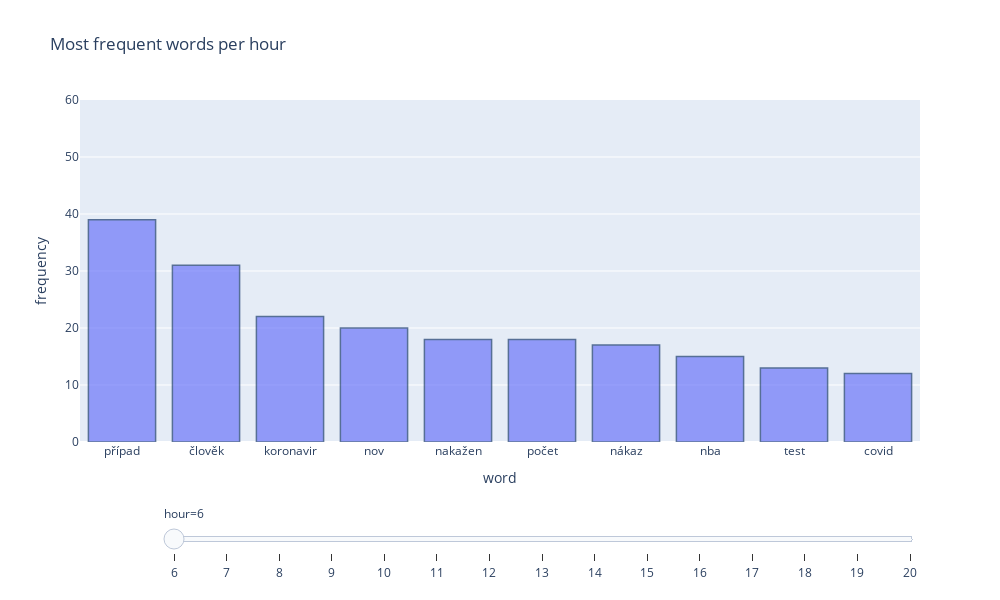

Notebook cell for this chart:
### Code cell
viz.hourly_words_barplot(hourly_df, y_range=[0, 60])

### Figure 1 — Plotly figure (JSON) as saved in the notebook; plotly's stock layout.template omitted (floating-point values rounded to 4 significant figures)
{"data": [{"alignmentgroup": "True", "hovertemplate": "hour=6<br>word=%{x}<br>frequency=%{y}<extra></extra>", "legendgroup": "", "marker": {"color": "#636efa", "line": {"color": "rgb(10, 45, 100)", "width": 1.5}, "pattern": {"shape": ""}}, "name": "", "offsetgroup": "", "opacity": 0.65, "orientation": "v", "showlegend": false, "textposition": "auto", "type": "bar", "x": ["případ", "člověk", "koronavir", "nov", "nakažen", "počet", "nákaz", "nba", "test", "covid"], "xaxis": "x", "y": [39, 31, 22, 20, 18, 18, 17, 15, 13, 12], "yaxis": "y"}], "layout": {"barmode": "relative", "height": 600, "legend": {"tracegroupgap": 0}, "sliders": [{"active": 0, "currentvalue": {"prefix": "hour="}, "len": 0.9, "pad": {"b": 10, "t": 60}, "steps": [{"args": [["6"], {"frame": {"duration": 0, "redraw": true}, "fromcurrent": true, "mode": "immediate", "transition": {"duration": 0, "easing": "linear"}}], "label": "6", "method": "animate"}, {"args": [["7"], {"frame": {"duration": 0, "redraw": true}, "fromcurrent": true, "mode": "immediate", "transition": {"duration": 0, "easing": "linear"}}], "label": "7", "method": "animate"}, {"args": [["8"], {"frame": {"duration": 0, "redraw": true}, "fromcurrent": true, "mode": "immediate", "transition": {"duration": 0, "easing": "linear"}}], "label": "8", "method": "animate"}, {"args": [["9"], {"frame": {"duration": 0, "redraw": true}, "fromcurrent": true, "mode": "immediate", "transition": {"duration": 0, "easing": "linear"}}], "label": "9", "method": "animate"}, {"args": [["10"], {"frame": {"duration": 0, "redraw": true}, "fromcurrent": true, "mode": "immediate", "transition": {"duration": 0, "easing": "linear"}}], "label": "10", "method": "animate"}, {"args": [["11"], {"frame": {"duration": 0, "redraw": true}, "fromcurrent": true, "mode": "immediate", "transition": {"duration": 0, "easing": "linear"}}], "label": "11", "method": "animate"}, {"args": [["12"], {"frame": {"duration": 0, "redraw": true}, "fromcurrent": true, "mode": "immediate", "transition": {"duration": 0, "easing": "linear"}}], "label": "12", "method": "animate"}, {"args": [["13"], {"frame": {"duration": 0, "redraw": true}, "fromcurrent": true, "mode": "immediate", "transition": {"duration": 0, "easing": "linear"}}], "label": "13", "method": "animate"}, {"args": [["14"], {"frame": {"duration": 0, "redraw": true}, "fromcurrent": true, "mode": "immediate", "transition": {"duration": 0, "easing": "linear"}}], "label": "14", "method": "animate"}, {"args": [["15"], {"frame": {"duration": 0, "redraw": true}, "fromcurrent": true, "mode": "immediate", "transition": {"duration": 0, "easing": "linear"}}], "label": "15", "method": "animate"}, {"args": [["16"], {"frame": {"duration": 0, "redraw": true}, "fromcurrent": true, "mode": "immediate", "transition": {"duration": 0, "easing": "linear"}}], "label": "16", "method": "animate"}, {"args": [["17"], {"frame": {"duration": 0, "redraw": true}, "fromcurrent": true, "mode": "immediate", "transition": {"duration": 0, "easing": "linear"}}], "label": "17", "method": "animate"}, {"args": [["18"], {"frame": {"duration": 0, "redraw": true}, "fromcurrent": true, "mode": "immediate", "transition": {"duration": 0, "easing": "linear"}}], "label": "18", "method": "animate"}, {"args": [["19"], {"frame": {"duration": 0, "redraw": true}, "fromcurrent": true, "mode": "immediate", "transition": {"duration": 0, "easing": "linear"}}], "label": "19", "method": "animate"}, {"args": [["20"], {"frame": {"duration": 0, "redraw": true}, "fromcurrent": true, "mode": "immediate", "transition": {"duration": 0, "easing": "linear"}}], "label": "20", "method": "animate"}], "x": 0.1, "xanchor": "left", "y": 0, "yanchor": "top"}], "title": {"text": "Most frequent words per hour"}, "width": 1000, "xaxis": {"anchor": "y", "domain": [0, 1], "title": {"text": "word"}}, "yaxis": {"anchor": "x", "domain": [0, 1], "range": [0, 60], "title": {"text": "frequency"}}}}
